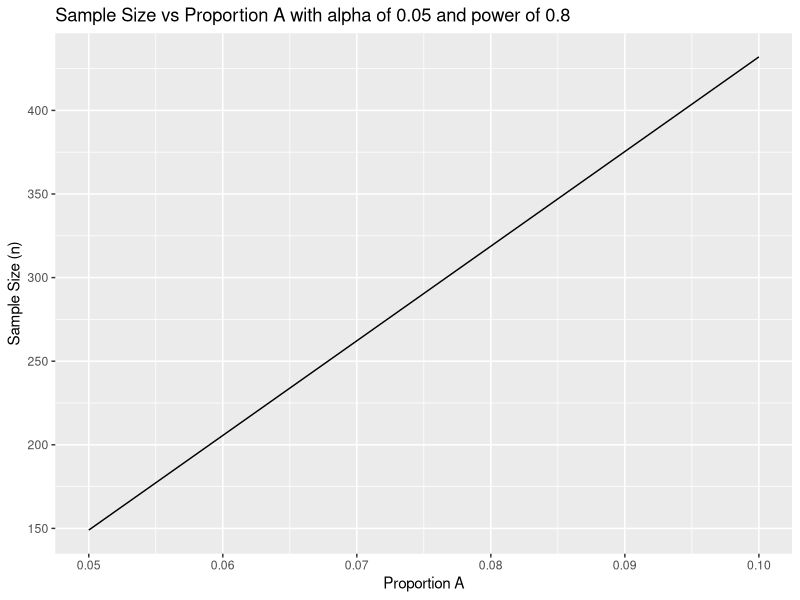
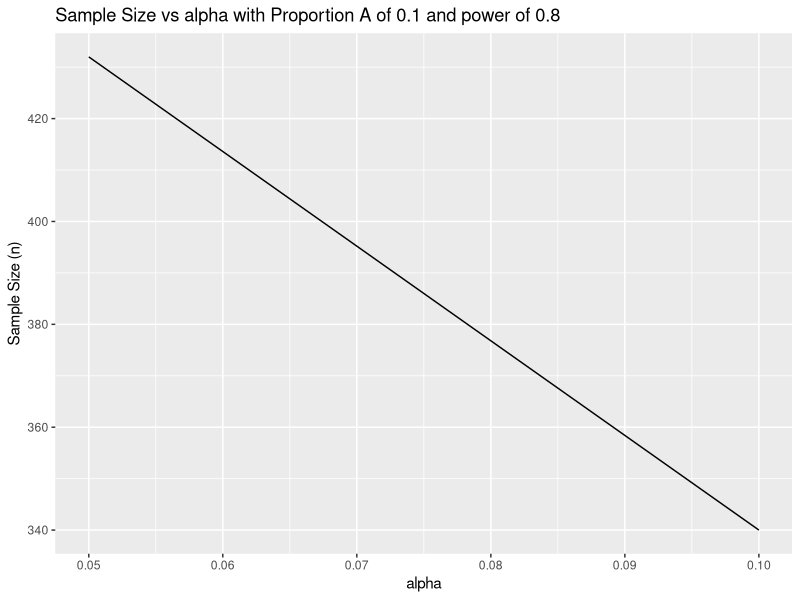

These figures' R source, in order:
library(tidyverse)

sample_size_proportion <- function(p1, delta, alpha, power){
  p2 = p1 - delta
  p1 = p2 + delta
  
  if(length(c(p1, delta, alpha, power))==4){
  z_alpha_beta = (qnorm(alpha/2, lower.tail = F) + qnorm(1 - power, lower.tail = F))^2
  n = round(z_alpha_beta * (p1*(1-p1) + p2*(1-p2)) / (p1-p2)^2)
  print(paste("The sample size for a two-sample Z-test of proportions is", n))
  }
  
  else{
    
    for(i in 1:4){
      if(length(list(p1, delta, alpha, power)[[i]]) > 1){
        multiple = i
      }
    }
    
    parameters = c("p1", "delta", "alpha", "power")
    
    print(paste("You have selected multiple values for", parameters[multiple], ":",
                paste(list(p1, delta, alpha, power)[[multiple]], collapse = ", ")))
    
    n = c()
    
     if(parameters[multiple]=="p1"){
      
       
      for(i in 1:length(p1)){
        z_alpha_beta = (qnorm(alpha/2, lower.tail = F) + qnorm(1 - power, lower.tail = F))^2
        n[i] = round(z_alpha_beta * (p1[i]*(1-p1[i]) + p2[i]*(1-p2[i])) / (p1[i]-p2[i])^2)
       
      print(paste("For p1 of", p1[i], "the sample size is", n[i]))
       

          
      }
       data = data_frame(n,p1)
       ggplot(data, aes(x=p1, y=n)) + geom_line() +
         ggtitle(paste('Sample Size vs Proportion A with alpha of',
                       alpha, 'and power of', power)) +
         xlab("Proportion A") + ylab("Sample Size (n)")
       
         
    }
    
    
    else if(parameters[multiple]=="delta"){
      
      for(i in 1:length(delta)){
        z_alpha_beta = (qnorm(alpha/2, lower.tail = F) + qnorm(1 - power, lower.tail = F))^2
        n[i] = round(z_alpha_beta * (p1[i]*(1-p1[i]) + p2[i]*(1-p2[i])) / (p1[i]-p2[i])^2)
        print(paste("For delta of", p1[i] - p2[i], "the sample size is", n[i]))
      }
    }
    
    
    else if(parameters[multiple]=="alpha"){
      for(i in 1:length(alpha)){
    z_alpha_beta = (qnorm(alpha[i]/2, lower.tail = F) + qnorm(1 - power, lower.tail = F))^2
    n[i] = round(z_alpha_beta * (p1*(1-p1) + p2*(1-p2)) / (p1-p2)^2)
    print(paste("For alpha of", alpha[i], ", the sample size is", n[i]))
      }
      
      data = data_frame(n,alpha)
      ggplot(data, aes(x=alpha, y=n)) + geom_line() +
        ggtitle(paste('Sample Size vs alpha with Proportion A of',
                      p1, 'and power of', power)) +
        xlab("alpha") + ylab("Sample Size (n)")
      
    }
    
    
    else if(parameters[multiple]=="power"){
      for(i in 1:length(power)){
        z_alpha_beta = (qnorm(alpha/2, lower.tail = F) + qnorm(1 - power[i], lower.tail = F))^2
        n[i] = round(z_alpha_beta * (p1*(1-p1) + p2*(1-p2)) / (p1-p2)^2)
        print(paste("For power of", power[i], "the sample size is", n[i]))
      }
    }
    
    
    
  
  }
}

sample_size_proportion(p1 = 0.1,delta =  .05, alpha = .05, power = .8)
sample_size_proportion(p1 = c(.05, .1),delta =  .05, alpha = .05, power = .8)
sample_size_proportion(p1 = .1,delta =  c(.05,.1), alpha = .05, power = .8)
sample_size_proportion(p1 = .1,delta =  .05, alpha = c(.05, .1), power = .8)
sample_size_proportion(p1 = .1,delta =  .05, alpha = .05, power = c(.8,.9))

